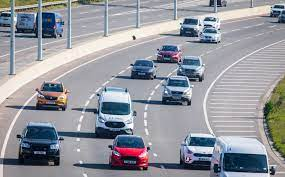
#> input picture dataset/images/img4.jpg, 285 x 177 px, found by its file name
$ python dehaze.py   (older library calls are emulated)
#> lines starting #> are read from the running program, lines starting #| are printed output that depends on the picture
"""Single image dehazing."""
from __future__ import division
import cv2
import numpy as np
import copy

def Airlight(HazeImg, AirlightMethod, windowSize):
    if(AirlightMethod.lower() == 'fast'):
        assert not isinstance(HazeImg,type(None)), 'image not found'

        A = []
        if(len(HazeImg.shape) == 3):
            for ch in range(len(HazeImg.shape)):
                kernel = np.ones((windowSize, windowSize), np.uint8)
                minImg = cv2.erode(HazeImg[:, :, ch], kernel)
                A.append(int(minImg.max()))
        else:
            kernel = np.ones((windowSize, windowSize), np.uint8)
            minImg = cv2.erode(HazeImg, kernel)
            A.append(int(minImg.max()))
    return(A)

def BoundCon(HazeImg, A, C0, C1, windowSze):
    if(len(HazeImg.shape) == 3):

        t_b = np.maximum((A[0] - HazeImg[:, :, 0].astype(np.float)) / (A[0] - C0),
                         (HazeImg[:, :, 0].astype(np.float) - A[0]) / (C1 - A[0]))
        t_g = np.maximum((A[1] - HazeImg[:, :, 1].astype(np.float)) / (A[1] - C0),
                         (HazeImg[:, :, 1].astype(np.float) - A[1]) / (C1 - A[1]))
        t_r = np.maximum((A[2] - HazeImg[:, :, 2].astype(np.float)) / (A[2] - C0),
                         (HazeImg[:, :, 2].astype(np.float) - A[2]) / (C1 - A[2]))

        MaxVal = np.maximum(t_b, t_g, t_r)
        transmission = np.minimum(MaxVal, 1)
    else:
        transmission = np.maximum((A[0] - HazeImg.astype(np.float)) / (A[0] - C0),
                         (HazeImg.astype(np.float) - A[0]) / (C1 - A[0]))
        transmission = np.minimum(transmission, 1)

    kernel = np.ones((windowSze, windowSze), np.float)
    transmission = cv2.morphologyEx(transmission, cv2.MORPH_CLOSE, kernel=kernel)
    return(transmission)


def removeHaze(HazeImg, Transmission, A, delta):
    '''
    :param HazeImg: Hazy input image
    :param Transmission: estimated transmission
    :param A: estimated airlight
    :param delta: fineTuning parameter for dehazing --> default = 0.85
    :return: result --> Dehazed image
    '''

    # This function will implement equation(3) in the paper
    # " https://www.cv-foundation.org/openaccess/content_iccv_2013/papers/Meng_Efficient_Image_Dehazing_2013_ICCV_paper.pdf "

    epsilon = 0.0001
    Transmission = pow(np.maximum(abs(Transmission), epsilon), delta)

    HazeCorrectedImage = copy.deepcopy(HazeImg)
    if(len(HazeImg.shape) == 3):
        for ch in range(len(HazeImg.shape)):
            temp = ((HazeImg[:, :, ch].astype(float) - A[ch]) / Transmission) + A[ch]
            temp = np.maximum(np.minimum(temp, 255), 0)
            HazeCorrectedImage[:, :, ch] = temp
    else:
        temp = ((HazeImg.astype(float) - A[0]) / Transmission) + A[0]
        temp = np.maximum(np.minimum(temp, 255), 0)
        HazeCorrectedImage = temp
    return(HazeCorrectedImage)


def CalTransmission(HazeImg, Transmission, regularize_lambda, sigma):
    rows, cols = Transmission.shape

    KirschFilters = LoadFilterBank()

    # Normalize the filters
    for idx, currentFilter in enumerate(KirschFilters):
        KirschFilters[idx] = KirschFilters[idx] / np.linalg.norm(currentFilter)

    # Calculate Weighting function --> [rows, cols. numFilters] --> One Weighting function for every filter
    WFun = []
    for idx, currentFilter in enumerate(KirschFilters):
        WFun.append(CalculateWeightingFunction(HazeImg, currentFilter, sigma))

    # Precompute the constants that are later needed in the optimization step
    tF = np.fft.fft2(Transmission)
    DS = 0

    for i in range(len(KirschFilters)):
        D = psf2otf(KirschFilters[i], (rows, cols))
        DS = DS + (abs(D) ** 2)

    # Cyclic loop for refining t and u --> Section III in the paper
    beta = 1                    # Start Beta value --> selected from the paper
    beta_max = 2**8             # Selected from the paper --> Section III --> "Scene Transmission Estimation"
    beta_rate = 2*np.sqrt(2)    # Selected from the paper

    while(beta < beta_max):
        gamma = regularize_lambda / beta

        # Fixing t first and solving for u
        DU = 0
        for i in range(len(KirschFilters)):
            dt = circularConvFilt(Transmission, KirschFilters[i])
            u = np.maximum((abs(dt) - (WFun[i] / (len(KirschFilters)*beta))), 0) * np.sign(dt)
            DU = DU + np.fft.fft2(circularConvFilt(u, cv2.flip(KirschFilters[i], -1)))

        # Fixing u and solving t --> Equation 26 in the paper
        # Note: In equation 26, the Numerator is the "DU" calculated in the above part of the code
        # In the equation 26, the Denominator is the DS which was computed as a constant in the above code

        Transmission = np.abs(np.fft.ifft2((gamma * tF + DU) / (gamma + DS)))
        beta = beta * beta_rate
    return(Transmission)

def LoadFilterBank():
    KirschFilters = []
    KirschFilters.append(np.array([[-3, -3, -3],   [-3, 0, 5],   [-3, 5, 5]]))
    KirschFilters.append(np.array([[-3, -3, -3],   [-3, 0, -3],  [5, 5, 5]]))
    KirschFilters.append(np.array([[-3, -3, -3],   [5, 0, -3],   [5, 5, -3]]))
    KirschFilters.append(np.array([[5, -3, -3],    [5, 0, -3],   [5, -3, -3]]))
    KirschFilters.append(np.array([[5, 5, -3],     [5, 0, -3],   [-3, -3, -3]]))
    KirschFilters.append(np.array([[5, 5, 5],      [-3, 0, -3],  [-3, -3, -3]]))
    KirschFilters.append(np.array([[-3, 5, 5],     [-3, 0, 5],   [-3, -3, -3]]))
    KirschFilters.append(np.array([[-3, -3, 5],    [-3, 0, 5],   [-3, -3, 5]]))
    KirschFilters.append(np.array([[-1, -1, -1],   [-1, 8, -1],  [-1, -1, -1]]))
    return(KirschFilters)

def CalculateWeightingFunction(HazeImg, Filter, sigma):

    # Computing the weight function... Eq (17) in the paper

    HazeImageDouble = HazeImg.astype(float) / 255.0
    if(len(HazeImg.shape) == 3):
        Red = HazeImageDouble[:, :, 2]
        d_r = circularConvFilt(Red, Filter)

        Green = HazeImageDouble[:, :, 1]
        d_g = circularConvFilt(Green, Filter)

        Blue = HazeImageDouble[:, :, 0]
        d_b = circularConvFilt(Blue, Filter)

        WFun = np.exp(-((d_r**2) + (d_g**2) + (d_b**2)) / (2 * sigma * sigma))
    else:
        d = circularConvFilt(HazeImageDouble, Filter)
        WFun = np.exp(-((d ** 2) + (d ** 2) + (d ** 2)) / (2 * sigma * sigma))
    return(WFun)

def circularConvFilt(Img, Filter):
    FilterHeight, FilterWidth = Filter.shape
    assert (FilterHeight == FilterWidth), 'Filter must be square in shape --> Height must be same as width'
    assert (FilterHeight % 2 == 1), 'Filter dimension must be a odd number.'

    filterHalsSize = int((FilterHeight - 1)/2)
    rows, cols = Img.shape
    PaddedImg = cv2.copyMakeBorder(Img, filterHalsSize, filterHalsSize, filterHalsSize, filterHalsSize, borderType=cv2.BORDER_WRAP)
    FilteredImg = cv2.filter2D(PaddedImg, -1, Filter)
    Result = FilteredImg[filterHalsSize:rows+filterHalsSize, filterHalsSize:cols+filterHalsSize]

    return(Result)

##################
def psf2otf(psf, shape):
    """
    Convert point-spread function to optical transfer function.
    Compute the Fast Fourier Transform (FFT) of the point-spread
    function (PSF) array and creates the optical transfer function (OTF)
    array that is not influenced by the PSF off-centering.
    By default, the OTF array is the same size as the PSF array.
    To ensure that the OTF is not altered due to PSF off-centering, PSF2OTF
    post-pads the PSF array (down or to the right) with zeros to match
    dimensions specified in OUTSIZE, then circularly shifts the values of
    the PSF array up (or to the left) until the central pixel reaches (1,1)
    position.
    Parameters
    ----------
    psf : `numpy.ndarray`
        PSF array
    shape : int
        Output shape of the OTF array
    Returns
    -------
    otf : `numpy.ndarray`
        OTF array
    Notes
    -----
    Adapted from MATLAB psf2otf function
    """
    if np.all(psf == 0):
        return np.zeros_like(psf)

    inshape = psf.shape
    # Pad the PSF to outsize
    psf = zero_pad(psf, shape, position='corner')

    # Circularly shift OTF so that the 'center' of the PSF is
    # [0,0] element of the array
    for axis, axis_size in enumerate(inshape):
        psf = np.roll(psf, -int(axis_size / 2), axis=axis)

    # Compute the OTF
    otf = np.fft.fft2(psf)

    # Estimate the rough number of operations involved in the FFT
    # and discard the PSF imaginary part if within roundoff error
    # roundoff error  = machine epsilon = sys.float_info.epsilon
    # or np.finfo().eps
    n_ops = np.sum(psf.size * np.log2(psf.shape))
    otf = np.real_if_close(otf, tol=n_ops)

    return otf

def zero_pad(image, shape, position='corner'):
    """
    Extends image to a certain size with zeros
    Parameters
    ----------
    image: real 2d `numpy.ndarray`
        Input image
    shape: tuple of int
        Desired output shape of the image
    position : str, optional
        The position of the input image in the output one:
            * 'corner'
                top-left corner (default)
            * 'center'
                centered
    Returns
    -------
    padded_img: real `numpy.ndarray`
        The zero-padded image
    """
    shape = np.asarray(shape, dtype=int)
    imshape = np.asarray(image.shape, dtype=int)

    if np.alltrue(imshape == shape):
        return image

    if np.any(shape <= 0):
        raise ValueError("ZERO_PAD: null or negative shape given")

    dshape = shape - imshape
    if np.any(dshape < 0):
        raise ValueError("ZERO_PAD: target size smaller than source one")

    pad_img = np.zeros(shape, dtype=image.dtype)

    idx, idy = np.indices(imshape)

    if position == 'center':
        if np.any(dshape % 2 != 0):
            raise ValueError("ZERO_PAD: source and target shapes "
                             "have different parity.")
        offx, offy = dshape // 2
    else:
        offx, offy = (0, 0)

    pad_img[idx + offx, idy + offy] = image

    return pad_img


def dehaze(HazeImg):
    # Estimate Airlight
    windowSze = 15
    AirlightMethod = 'fast'
    A = Airlight(HazeImg, AirlightMethod, windowSze)

    # Calculate Boundary Constraints
    windowSze = 3
    C0 = 20         # Default value = 20 (as recommended in the paper)
    C1 = 300        # Default value = 300 (as recommended in the paper)
    Transmission = BoundCon(HazeImg, A, C0, C1, windowSze)                  #   Computing the Transmission using equation (7) in the paper

    # Refine estimate of transmission
    regularize_lambda = 1       # Default value = 1 (as recommended in the paper) --> Regularization parameter, the more this  value, the closer to the original patch wise transmission
    sigma = 0.5
    Transmission = CalTransmission(HazeImg, Transmission, regularize_lambda, sigma)     # Using contextual information

    # Perform DeHazing
    HazeCorrectedImg = removeHaze(HazeImg, Transmission, A, 0.85)

    return HazeCorrectedImg

if __name__ == "__main__":
    HazeImg = cv2.imread(r'dataset\images\img4.jpg')
#> HazeImg is the input picture: shape (177, 285, 3); mean B, G, R 157, 149.8, 147.4
    output = dehaze(HazeImg)
#> after the loop in Airlight, `for ch in range(len(HazeImg.shape)):`: A = [202, 191, 202]
#> the loop in CalTransmission, `for idx, currentFilter in enumerate(KirschFilters):` made 9 passes
#> pass 1, in circularConvFilt, `FilteredImg = cv2.filter2D(PaddedImg, -1, Filter)`:
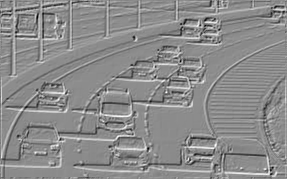
#> FilteredImg: shape (179, 287) float64; min -0.838, max 0.687, mean 1.01e-16; drawn with min black and max white
#> after the loop in CalTransmission, `for idx, currentFilter in enumerate(KirschFilters):`: WFun = 9 items
#> after the loop in CalTransmission, `for i in range(len(KirschFilters)):`:
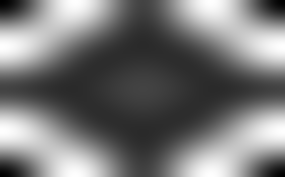
#> DS: shape (177, 285) float64; min 1.91e-31, max 19.53, mean 9; drawn with min black and max white
#> the loop in CalTransmission, `while(beta < beta_max):` made 6 passes
#> pass 1, in circularConvFilt (call 28), `Result = FilteredImg[filterHalsSize:rows+filterHalsSize, filterHalsSiz..`:
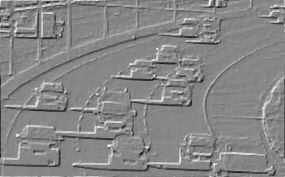
#> Result: shape (177, 285) float64; min -0.858, max 0.765, mean 6.28e-17; drawn with min black and max white
#> after the loop in CalTransmission, `while(beta < beta_max):`:
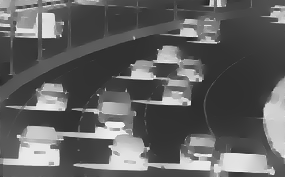
#> Transmission: shape (177, 285) float64; min 0.105, max 0.983, mean 0.384
#> after the loop in CalTransmission, `while(beta < beta_max):`:
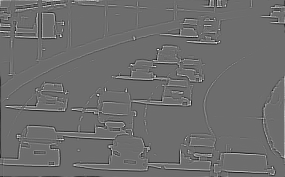
#> dt: shape (177, 285) float64; min -0.333, max 0.44, mean 0; drawn with min black and max white
#> after the loop in CalTransmission, `while(beta < beta_max):`: beta = 512
#> the loop in removeHaze, `for ch in range(len(HazeImg.shape)):` made 3 passes
#> pass 1, in removeHaze, `temp = np.maximum(np.minimum(temp, 255), 0)`:
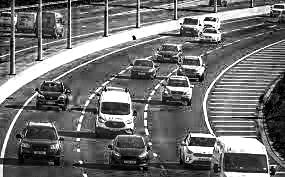
#> temp: shape (177, 285) float64; min 0, max 255, mean 110.6
#> after the loop in removeHaze, `for ch in range(len(HazeImg.shape)):`:
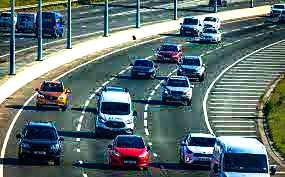
#> HazeCorrectedImage: shape (177, 285, 3); mean B, G, R 110.1, 110.7, 92.6

    cv2.imshow('Original', HazeImg)
    cv2.imshow('Result', output)
    cv2.waitKey(0)

$ run again, with dataset/images/img3.jpg copied over dataset/images/img4.jpg
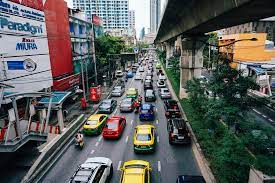
#> input picture dataset/images/img3.jpg, 275 x 183 px, found by its file name
#> HazeImg is the input picture: shape (183, 275, 3); mean B, G, R 91.5, 93.8, 91.9
#> after the loop in Airlight, `for ch in range(len(HazeImg.shape)):`: A = [246, 247, 240]
#> after the loop in CalTransmission, `for idx, currentFilter in enumerate(KirschFilters):`: WFun = 9 items
#> after the loop in CalTransmission, `while(beta < beta_max):`:
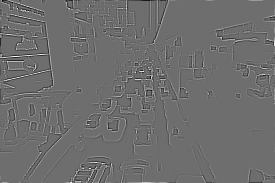
#> dt: shape (183, 275) float64; min -0.355, max 0.467, mean -3e-19; drawn with min black and max white
#> after the loop in CalTransmission, `while(beta < beta_max):`: beta = 512
#> after the loop in removeHaze, `for ch in range(len(HazeImg.shape)):`:
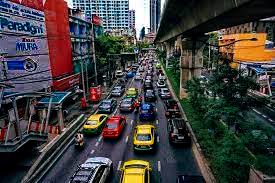
#> HazeCorrectedImage: shape (183, 275, 3); mean B, G, R 61.4, 62.8, 63.9
